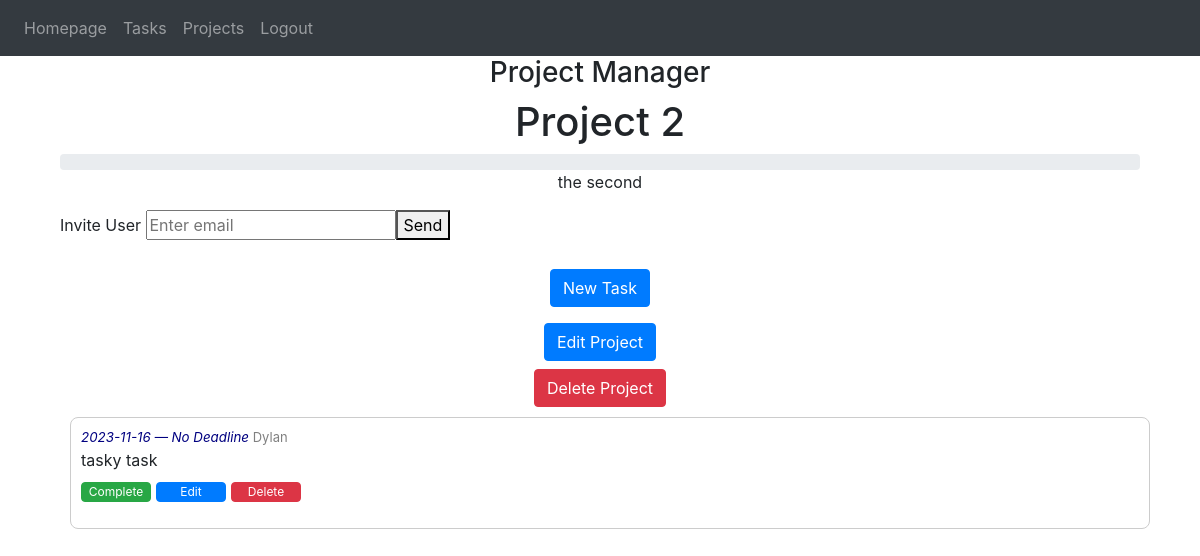
/project/3 (signed in), run on an earlier commit of the app's database.
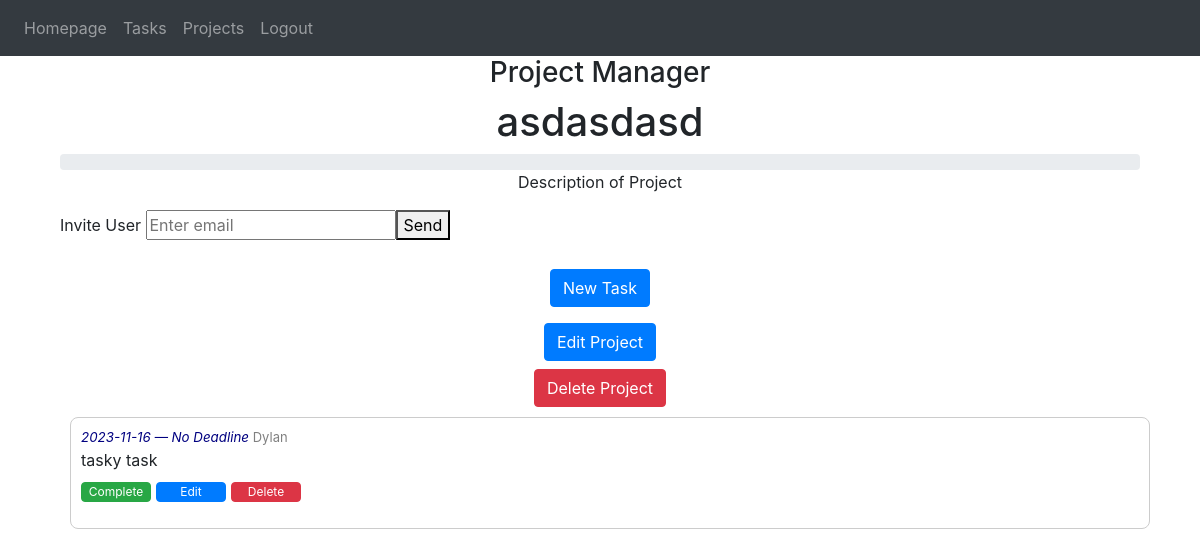
And on a later commit of the database.
### website/models.py (models this page shows)
class Project(db.Model):
    id = db.Column(db.Integer, primary_key=True)
    name = db.Column(db.String(120))
    start_date = db.Column(db.DateTime(timezone=True), default=func.now)
    deadline = db.Column(db.DateTime(timezone=True), default=func.now)
    description = db.Column(db.String(9999))
    users = db.relationship('User', secondary='project_user_association', back_populates='projects')
    is_default = db.Column(db.Boolean, default=False)
    completed = db.Column(db.Boolean, default=False)
    tasks = db.relationship('Task', backref='project', cascade='all, delete-orphan', lazy=True)

### website/auth.py (the view, shortened to what this page needs)
@auth.route('/project/<project_id>', methods=['GET', 'POST'])
@login_required
def project(project_id):
    def_project = get_default_project()
    if str(def_project.id) == project_id:
        return redirect(url_for('auth.tasks'))
    project = Project.query.filter(Project.id == project_id,).first()
    if not project:
        return "Page Not Found", 404
    elif not any(user.id == current_user.id for user in project.users):
        return "Access Denied", 403
    tasks = Task.query.filter(Task.project_id == project_id).all()
    tasks.sort(key=lambda t: (not t.completed, t.id)) # sort tasks by 1: completion, 2: id
    print(tasks)
    total_tasks = len(tasks)
    completed_tasks = sum(1 for task in tasks if task.completed)
    progress_percentage = (completed_tasks / total_tasks) * 100 if total_tasks > 0 else 0
    return render_template('project.html', user=current_user, project=project, tasks=tasks, progress_percentage=progress_percentage)

### website/__init__.py (called while the page is built)
def create_app(testing=False):
    app = Flask(__name__)
    app.config['SECRET_KEY'] = 'abcd'
    app.config['SQLALCHEMY_DATABASE_URI'] = f'sqlite:///{DB_NAME}'
    if testing:
        app.config['SQLALCHEMY_DATABASE_URI'] = f'sqlite:///{TEST_DB_NAME}'
    db.init_app(app)
    from .views import views
    from .auth import auth
    app.register_blueprint(views, url_prefix='/')
    app.register_blueprint(auth, url_prefix='/')
    from .models import User, Task, Project
    with app.app_context():
        db.create_all()
    login_manager = LoginManager()
    login_manager.login_view = 'auth.login'
    login_manager.init_app(app)
    @login_manager.user_loader
    def load_user(id):
        return User.query.get(int(id))
    return app

### website/auth.py (called while the page is built)
def get_default_project():
    return Project.query.filter(Project.users.any(id=current_user.id), Project.is_default).first()

### website/templates/project.html (shortened to what this page needs)
{% extends "base.html" %}
{% block content %}
<h3 align="center">Project Manager</h3>
<div class="container">
    <h1 align="center" id="project-name">{{ project.name }}</h1>
    <div class="progress">
    </div>
    <p align="center" id="project-description">{{ project.description }}</p>
    <form method="POST">
      <label>Invite User</label>
      <input
            type="email"
            id="new_user_email"
            name="new_user_email"
            placeholder="Enter email"
          style="width: 250px;"><button type="submit">Send</button>
    </form>
    <div align="center">
        <a class="nav-item nav-link" href="{{ url_for('auth.new_task', project_id=project.id) }}">
            <button class="btn btn-primary">New Task</button>
        </a>
        <a class="nav-item nav-link" href="{{ url_for('auth.edit_project', project_id=project.id) }}">
          <button class="btn btn-primary">Edit Project</button>
        </a>
        <form action="{{ url_for('auth.delete_project', project_id=project.id) }}" method="post" style="display: inline;">
          <button type="submit" class="btn btn-danger">Delete Project</button>
        </form>
    </div>
    <div class="tasks-container">
      {% for task in tasks %}
          <div class="task-box {% if task.completed %}task-completed{% endif %}">
              <span class="task-dates">{{ task.start_date.strftime('%Y-%m-%d') }} &mdash;
                {% if task.deadline.strftime('%Y-%m-%d') == '9999-12-31' %}
                No Deadline
                {% else %}
                {{ task.deadline.strftime('%Y-%m-%d') }}
                {% endif %}
              </span>
              <span class="task-assignee">{% if task.assignee %}{{task.assignee}}{% endif %}</span>
              <p class="task-description">{{ task.description or "No description available" }}</p>
              <div class="task-actions">
                <form action="{{ url_for('auth.complete_task', project_id=project.id, task_id=task.id) }}" method="post" style="display: inline;">
                  <button type="submit" class="btn btn-success btn-xsm">Complete</button>
                </form>
                  <button type="button" class="btn btn-primary btn-xsm">Edit</button>
                  <form action="{{ url_for('auth.delete_task', project_id=project.id, task_id=task.id) }}" method="post" style="display: inline;">
                    <button type="submit" class="btn btn-danger btn-xsm">Delete</button>
                </form>
              </div>
          </div>
      {% endfor %}
  </div>
</div>
{% endblock %}

What changed in the data, as far as the page shows it:
changed Project: name "Project 2" → "asdasdasd"; description "the second" → "Description of Project"
